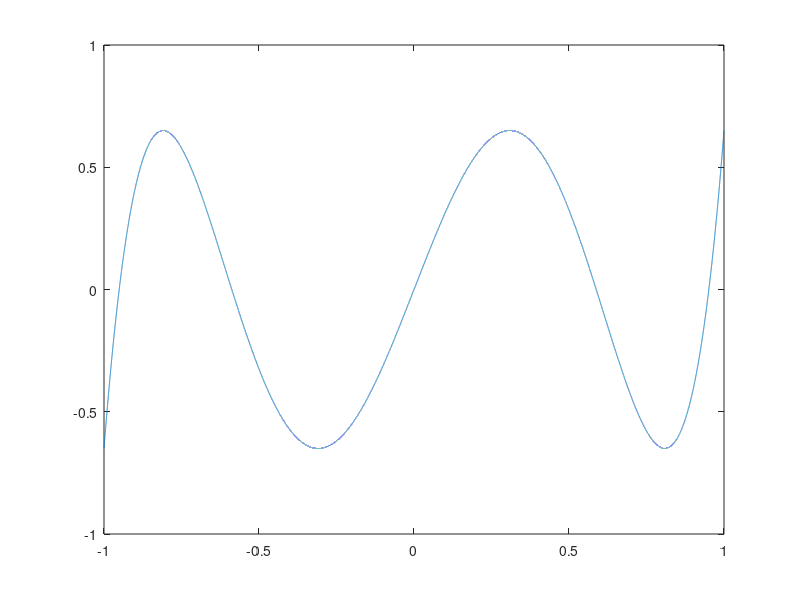
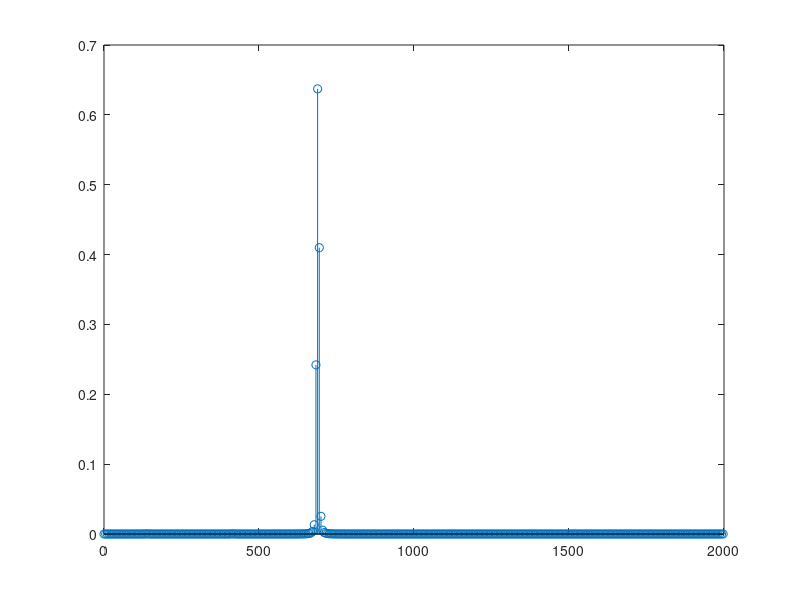

Here is the MATLAB script that generated these plots, in order:

%%%%%%%%%%%%%%%%%%%%%%%%%%%%%%%%%%%%%%%%%% test sine
fc=44100;
sinc=1/fc;
dur=0.5;
t=[0:sinc:dur-sinc];
freq=138;
%amp=0.99;
% 65536 = tabsize
amp=1-2/65536;
y=amp*cos(2*pi*freq*t);
%%%%%%%%%%%%%%%%%%%%%%%%%%%%%%%%%%%%%%%%%%

%%%%%%%%%%%%%%%%%%%%%%%%%%%%%%%%%%%%%%%%%% chebishev tab
tabsize=65536;
step=2/tabsize;
x=[-1:step:1-step];

T1=x;
T2=2*(x.^2)-1;
T5=16*(x.^5)-20*(x.^3)+5*x;
T7=64*(x.^7)-112*(x.^5)+56*(x.^3)-7*x;

%Ttot=0.7*T1+0.9*T2+0.65*T5+0.32*T7;
Ttot=0.65*T5;

scale_fact=max(abs(Ttot));

%Ttotnorm = Ttot/scale_fact;
% not normalized
Ttotnorm = Ttot;
%%%%%%%%%%%%%%%%%%%%%%%%%%%%%%%%%%%%%%%%%%

figure(1);
plot(x,Ttotnorm);

%%%%%%%%%%%%%%%%%%%%%%%%%%%%%%%%%%%%%%%%%% chebishev tab normalize and read

htabsize=tabsize/2;
y2=round(htabsize*y+htabsize+1);

% legge la tabella prendendo l'indice da ycond
out=Ttotnorm(y2);   

%%%%%%%%%%%%%%%%%%%%%%%%%%%%%%%%%%%%%%%%%%


%%%%%%%%%%%%%%%%%%%%%%%%%%%%%%%%%%%%%%%%%% FFT
winsize=8192;
binsize=fc/winsize;
F=[0:binsize:fc-binsize];
h=hanning(winsize)';
outfft=fft(out(1:winsize).*h,winsize);
%%%%%%%%%%%%%%%%%%%%%%%%%%%%%%%%%%%%%%%%%%

figure(2);
%plot(F,2*abs(outfft)/winsize);
stem(F,4*abs(outfft)/winsize);
axis([0 2000]);
